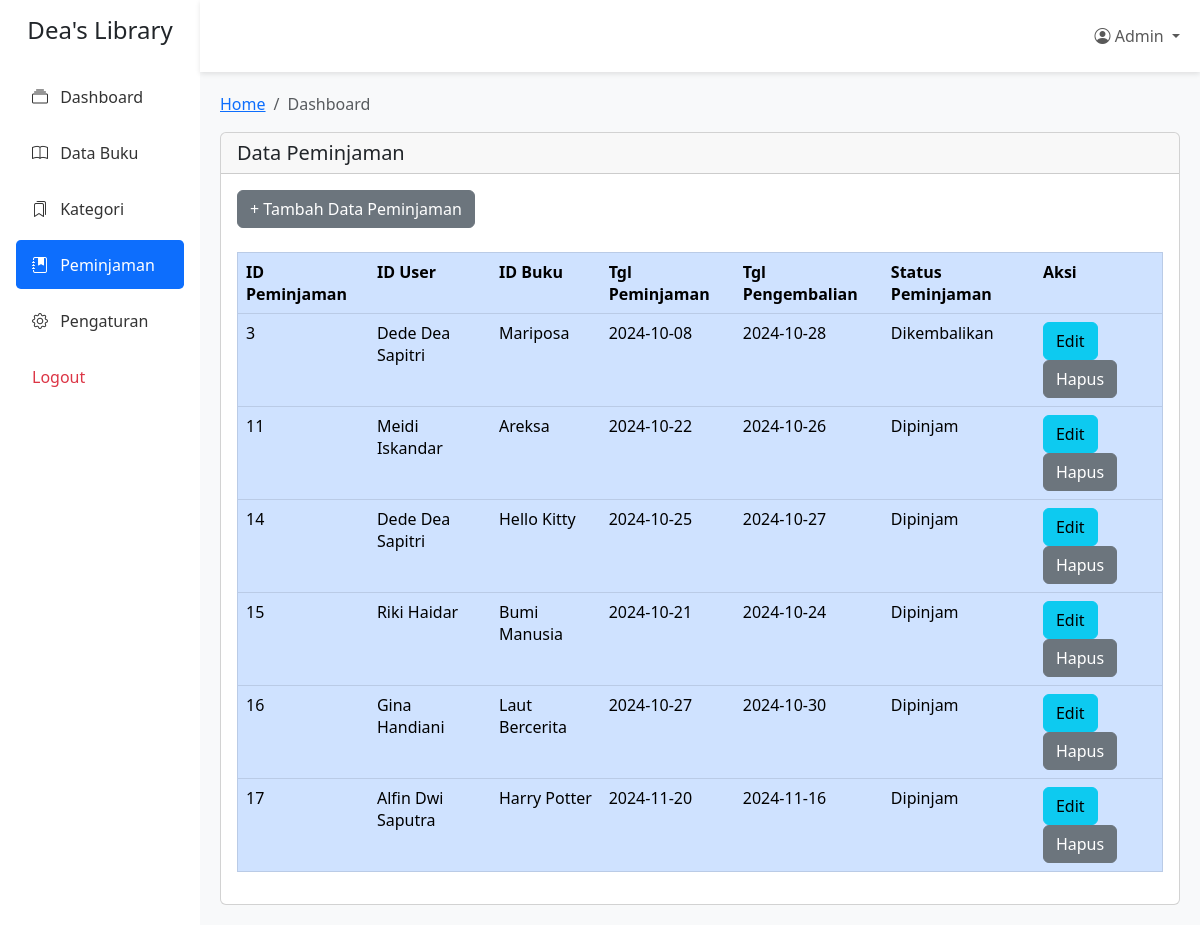
/peminjaman/peminjaman.php, run on the app's committed database.
### tables this page shows
CREATE TABLE `peminjaman` (
  `id_peminjaman` int(11) NOT NULL,
  `id_user` int(11) NOT NULL,
  `id_buku` int(11) NOT NULL,
  `tgl_peminjaman` date NOT NULL,
  `tgl_pengembalian` date NOT NULL,
  `status_peminjaman` enum('Dipinjam','Dikembalikan','Denda') DEFAULT NULL
);

CREATE TABLE `user` (
  `id_user` int(11) NOT NULL,
  `username` varchar(255) NOT NULL,
  `password` varchar(255) NOT NULL,
  `email` varchar(255) NOT NULL,
  `nama_lengkap` varchar(255) NOT NULL,
  `alamat` text NOT NULL,
  `role` enum('admin','petugas','anggota') NOT NULL
);

CREATE TABLE `buku` (
  `id_buku` int(11) NOT NULL,
  `judul` varchar(255) NOT NULL,
  `penulis` varchar(255) NOT NULL,
  `penerbit` varchar(255) NOT NULL,
  `tahun_terbit` int(11) NOT NULL
);

### peminjaman/peminjaman.php (the view, shortened to what this page needs)
<?php
$query = "SELECT peminjaman.id_peminjaman, user.nama_lengkap AS nama_user, buku.judul
 AS judul_buku, peminjaman.tgl_peminjaman, peminjaman.tgl_pengembalian, peminjaman.status_peminjaman FROM peminjaman
 JOIN user ON peminjaman.id_user = user.id_user JOIN buku ON peminjaman.id_buku = buku.id_buku";
?>
<head>
    <link href="https://cdn.jsdelivr.net/npm/bootstrap@5.3.0/dist/css/bootstrap.min.css" rel="stylesheet">
    <link href="https://cdn.jsdelivr.net/npm/bootstrap-icons@1.10.0/font/bootstrap-icons.css" rel="stylesheet">
</head>
<body>
    <div class="container-fluid">
        <div class="row">
            <div class="col-md-3 col-lg-2 sidebar bg-white p-3">
                <div class="text-center mb-4">
                    <h4>Dea's Library</h4>
                </div>
                <nav class="nav flex-column">
                    <a class="nav-link" href="../layout.php">
                        <i class="bi bi-collection"></i> Dashboard
                    </a>
                    <a class="nav-link" href="../buku/buku.php">
                        <i class="bi bi-book"></i> Data Buku
                    </a>
                    <a class="nav-link" href="../kategori/kategori.php">
                        <i class="bi bi-bookmarks"></i> Kategori
                    </a>
                    <a class="nav-link active" href="../peminjaman/peminjaman.php">
                        <i class="bi bi-journal-bookmark-fill"></i> Peminjaman
                    </a>
                    <a class="nav-link" href="pengaturan.php">
                        <i class="bi bi-gear"></i> Pengaturan
                    </a>
                    <a class="nav-link text-danger" href="../logout.php" onclick="confirmLogout(event)">Logout</a>
                </nav>
            </div>
            <div class="col-md-9 col-lg-10 p-0">
                <nav class="navbar navbar-expand-lg navbar-light bg-white py-3 top-navbar">
                    <div class="container-fluid">
                        <div class="collapse navbar-collapse" id="navbarNav">
                            <ul class="navbar-nav ms-auto">
                                <li class="nav-item dropdown">
                                    <a class="nav-link dropdown-toggle" href="#" role="button"
                                        data-bs-toggle="dropdown">
                                        <i class="bi bi-person-circle"></i> Admin
                                    </a>
                                </li>
                            </ul>
                        </div>
                    </div>
                </nav>
                <div class="main-content">
                    <nav aria-label="breadcrumb">
                        <ol class="breadcrumb">
                            <li class="breadcrumb-item"><a href="#">Home</a></li>
                            <li class="breadcrumb-item active" aria-current="page">Dashboard</li>
                        </ol>
                    </nav>
                    <div class="card">
                        <div class="card-header">
                            <h5 class="mb-0">Data Peminjaman</h5>
                        </div>
                        <div class="card-body">
                            <a button type="button" class="btn btn-secondary" href="tambah_peminjaman.php">+ Tambah Data Peminjaman</button></a><br><br>
                            <?php
                            include '../koneksi.php';
                            $result = mysqli_query($conn, $query);
                            if (mysqli_num_rows($result) > 0) {
                                echo "<table border ='1' class='table table-primary'>";
                                echo "<tr>";
                                echo "<th>ID Peminjaman</th>";
                                echo "<th>ID User</th>";
                                echo "<th>ID Buku</th>";
                                echo "<th>Tgl Peminjaman</th>";
                                echo "<th>Tgl Pengembalian</th>";
                                echo "<th>Status Peminjaman</th>";
                                echo "<th>Aksi</th>";
                                echo "</tr>";
                                while ($row = $result->fetch_assoc()) {
                                    echo "<tr>
                                    <td>" . $row["id_peminjaman"] . "</td>
                                    <td>" . $row["nama_user"] . "</td>
                                    <td>" . $row["judul_buku"] . "</td>
                                    <td>" . $row["tgl_peminjaman"] . "</td>
                                    <td>" . $row["tgl_pengembalian"] . "</td>
                                    <td>" . $row["status_peminjaman"] . "</td>
                                    <td> ";
                                    if ($row["status_peminjaman"] === 'Dipinjam') {
                                        echo "<a class='btn btn-info' ";
                                    }
                                    echo "
                                    <a class='btn btn-info' href='edit_peminjaman.php?id_peminjaman=" . $row['id_peminjaman'] . "'>Edit</a>
                                    <a class='btn btn-secondary' href='hapus_peminjaman.php?id_peminjaman=" . $row['id_peminjaman'] . "' onclick='return confirm(\"Yakin ingin menghapus data ini?\");'>Hapus</a>
                                    </td>
                                    </tr>";
                                }
                                echo "</table>";
                            } else {
                                echo "tidak ada data";
                            }
                            ?>
                        </div>
                    </div>
                </div>
            </div>
        </div>
    </div>
</body>
</html>

### peminjaman/peminjaman.php (style rules this page uses)
.sidebar { min-height: 100vh; box-shadow: 0 0 10px rgba(0, 0, 0, 0.1); }
.sidebar .nav-link { color: #333; padding: 0.8rem 1rem; border-radius: 0.3rem; margin: 0.2rem 0; }
.sidebar .nav-link.active { background-color: #0d6efd; color: white; }
.sidebar .nav-link i { margin-right: 0.5rem; }
.main-content { padding: 20px; background-color: #f8f9fa; min-height: 100vh; }
.top-navbar { box-shadow: 0 2px 5px rgba(0, 0, 0, 0.1); }

### data on the page
peminjaman: id_peminjaman "3", id_user.nama_lengkap "Dede Dea Sapitri", id_buku.judul "Mariposa", tgl_peminjaman "2024-10-08", tgl_pengembalian "2024-10-28", status_peminjaman "Dikembalikan"
peminjaman: id_peminjaman "11", id_user.nama_lengkap "Meidi Iskandar", id_buku.judul "Areksa", tgl_peminjaman "2024-10-22", tgl_pengembalian "2024-10-26", status_peminjaman "Dipinjam"
peminjaman: id_peminjaman "14", id_user.nama_lengkap "Dede Dea Sapitri", id_buku.judul "Hello Kitty", tgl_peminjaman "2024-10-25", tgl_pengembalian "2024-10-27", status_peminjaman "Dipinjam"
peminjaman: id_peminjaman "15", id_user.nama_lengkap "Riki Haidar", id_buku.judul "Bumi Manusia", tgl_peminjaman "2024-10-21", tgl_pengembalian "2024-10-24", status_peminjaman "Dipinjam"
peminjaman: id_peminjaman "16", id_user.nama_lengkap "Gina Handiani", id_buku.judul "Laut Bercerita", tgl_peminjaman "2024-10-27", tgl_pengembalian "2024-10-30", status_peminjaman "Dipinjam"
peminjaman: id_peminjaman "17", id_user.nama_lengkap "Alfin Dwi Saputra", id_buku.judul "Harry Potter", tgl_peminjaman "2024-11-20", tgl_pengembalian "2024-11-16", status_peminjaman "Dipinjam"
